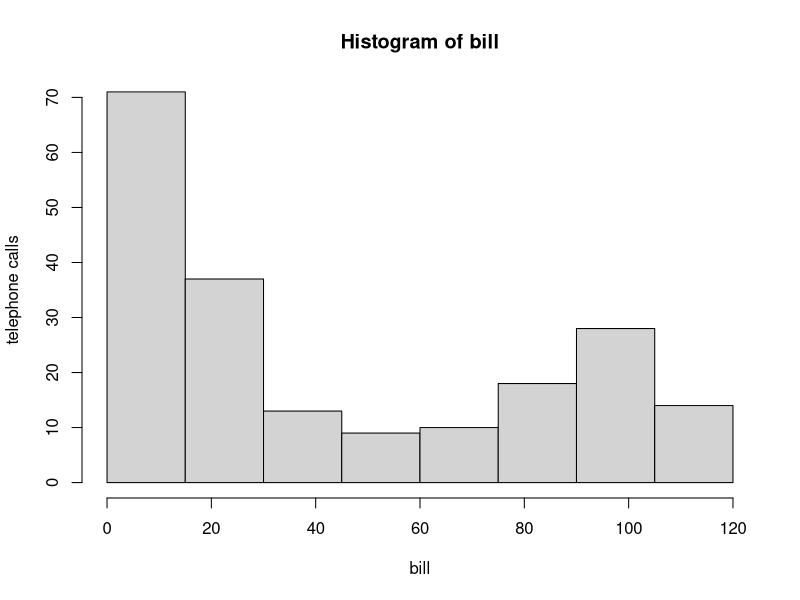

Generate this figure with R:
######page_no_31####
rm(list=ls())
bill<-c(42.19,38.45,29.23,89.35,118.04,110.46,0,72.88,83.05,95.73,103.15,94.52,26.84,93.93,90.26,72.78,101.36,104.8,74.01,56.01,39.21,48.54,93.31,104.88,30.61,22.57,63.7,104.84,6.45,16.47,89.5,13.36,44.16,92.97,99.56,92.62,78.89,87.71,93.57,0,75.71,88.62,99.5,85,0,8.41,70.48,92.88,3.2,115.5,2.42,1.08,76.79,13.62,88.51,55.99,12.24,119.63,23.31,11.05,8.37,7.18,11.07,1.47,26.4,13.26,21.13,95.03,29.04,5.42,77.21,72.47,0,5.64,6.48,6.95,19.6,8.11,9.01,84.77,1.62,91.1,10.88,30.62,100.05,26.97,15.43,29.25,1.88,16.44,109.08,2.45,21.97,17.12,19.7,6.93,10.05,99.03,29.24,15.21,28.77,9.12,118.75,0,13.95,14.34,79.52,2.72,9.63,21.34,104.4,2.88,65.9,20.55,3.43,10.44,21.36,24.42,95.52,6.72,35.32,117.69,106.84,8.4,90.04,3.85,91.56,10.13,5.72,33.69,115.78,0.98,19.45,0,27.21,89.27,14.49,92.17,21,106.59,13.9,9.22,109.94,10.7,0,11.27,72.02,7.74,5.04,33.4,6.95,6.48,11.64,83.26,15.42,24.49,89.13,111.14,92.64,53.9,114.67,27.57,64.78,45.81,56.04,20.39,31.77,94.67,44.32,3.69,19.34,13.54,18.89,1.57,0,5.2,2.8,5.1,3.03,9.16,15.3,75.49,68.69,35,9.12,18.49,84.12,13.68,20.84,100.04,112.94,20.12,53.21,15.3,49.24,9.44,2.67,4.69,41.38,45.77)
table((cut(bill,breaks=seq(0,120,by=15),right=F)))
hist(bill,ylim=c(0,70),ylab="telephone calls",breaks=seq(0,120,by=15))
